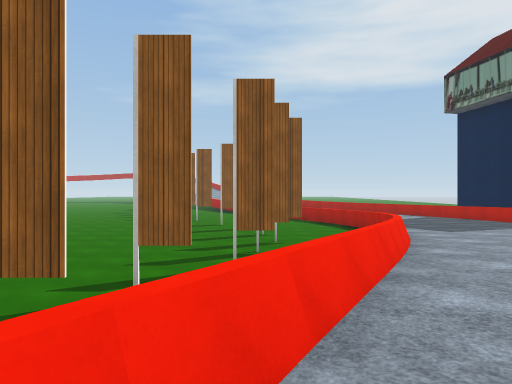
[1] (above)

16 first-person views from a walk through a Unity game level. The camera is 1.4 m above the floor, looks level and sees 75° across. The floor is counted in squares, 2 m on a side. Each view is taken from the middle of a square. On the plan, view 1 faces up. The plan holds only what a view shows up to about 10 squares ahead; the rest is blank. The place goes on beyond the plan. The player is left out. Some surface patterns are stand-ins.

[2]
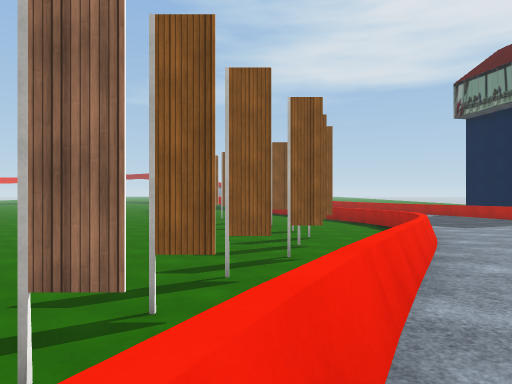

[3]
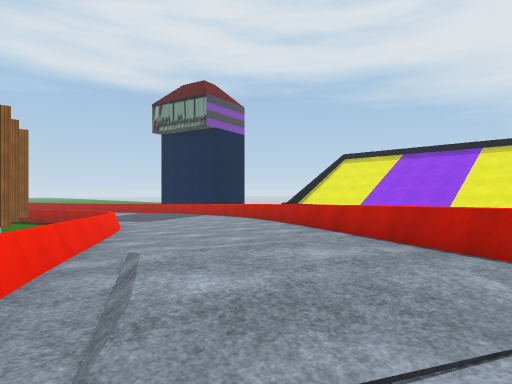

[4]
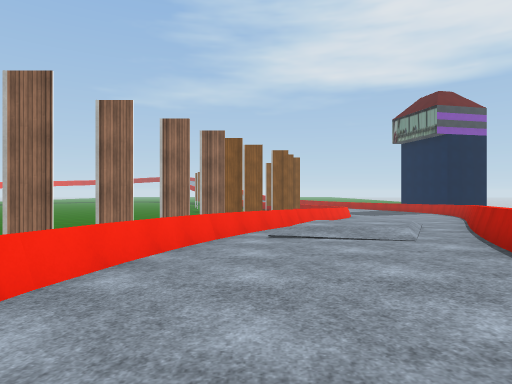

[5]
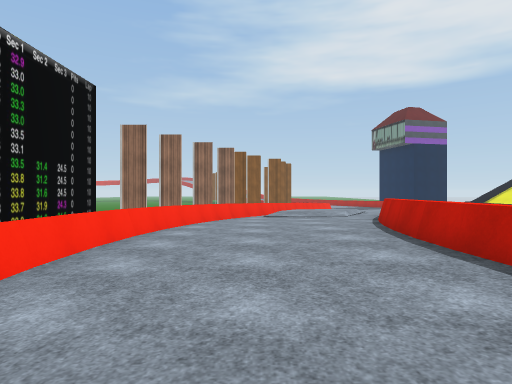

[6]
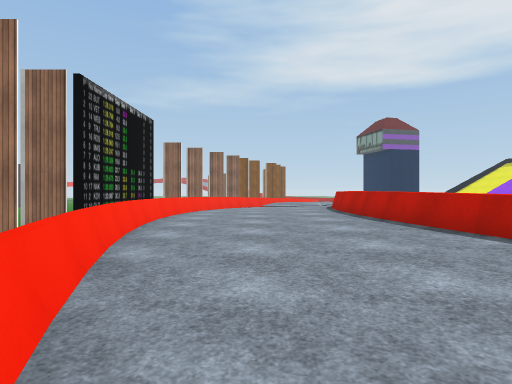

[7]
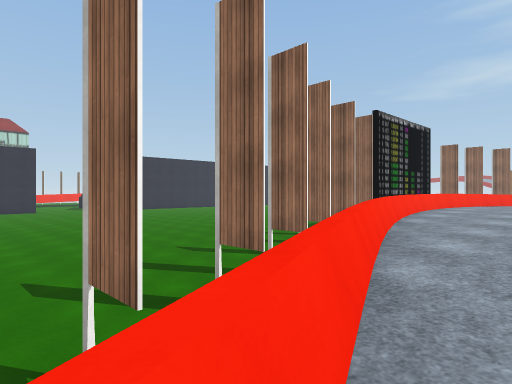

[8]
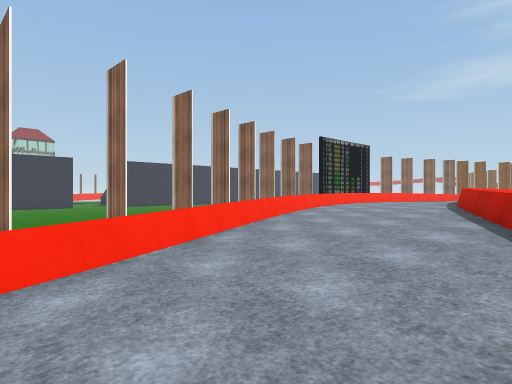

[9]
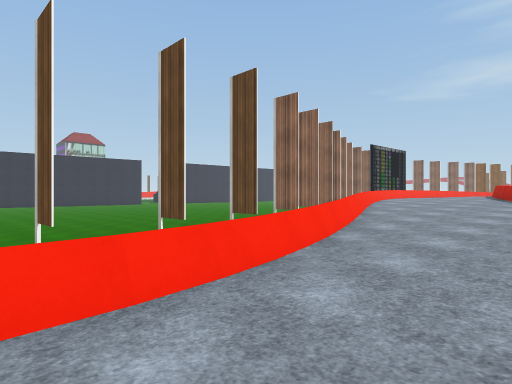

[10]
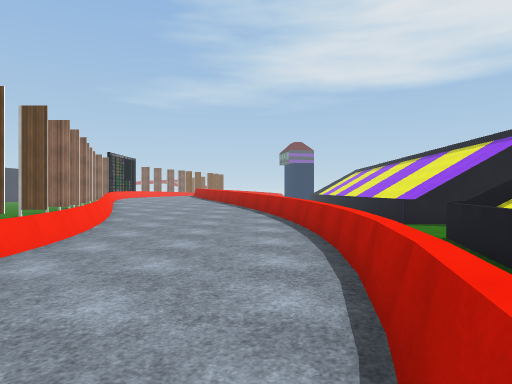

[11]
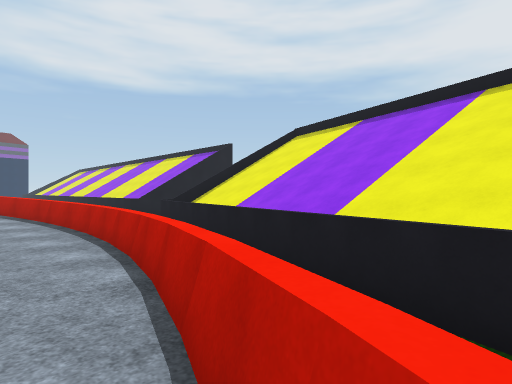

[12]
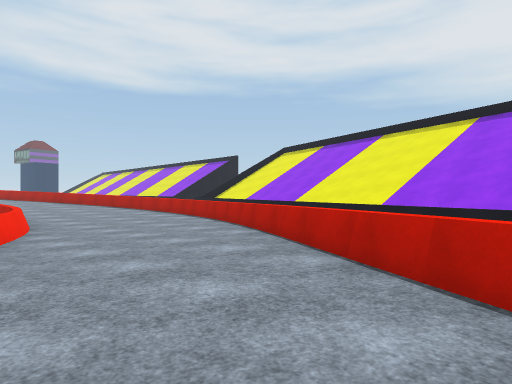

[13]
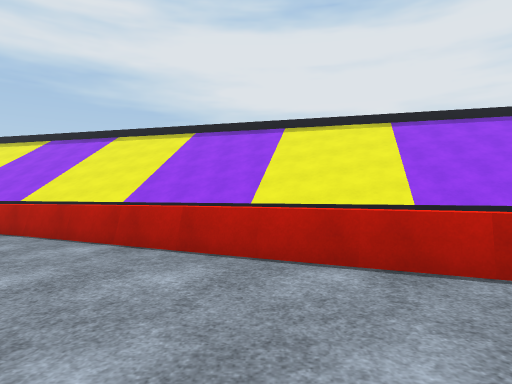

[14]
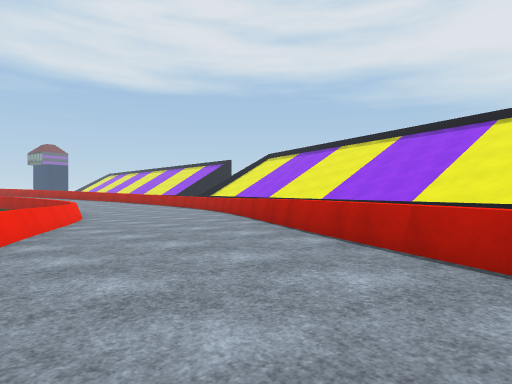

[15]
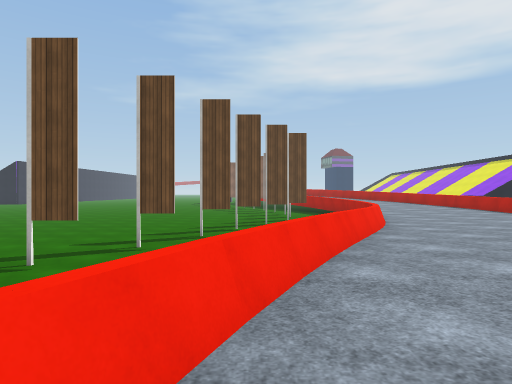

[16]
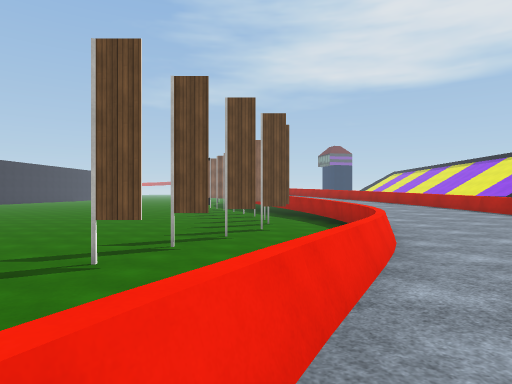

### Floor plan
Key: @ floor where view 1 was taken; # wall or solid block; . main floor; : floor 0.25 m higher than the main floor; - floor 0.25 m lower than the main floor; + floor 0.5 m higher than the main floor; * floor 0.75 m higher than the main floor; % floor 1 m higher than the main floor; / step, stairs or slope; = window, fence, low wall or low ledge; ^ raised ledge; v drop or lower ground.
Columns run from 6 left of view 1 to 10 right of it. Each row starts with its distance up from view 1.
 10  vv vvvvv  -..
  9  vvvvvvvvv/...
  8  vvvvvvvv=...
  7   vvvvvv =..
  6 v vvvvvvv/.:
  5 vvvvvvv =:::
  4  vvvvvvv/:::+
  3   vvvv =::++=
  2   vvvv=:+++/v
  1    vvv//+++=
  0    v =@//*=
 -1     v//%%*=
 -2   vv=+/%/=
 -3  vv /****v
 -4    =****=
 -5   v=***%=
 -6   v=**%%
 -7  vv/**%%
 -8  v /**%=
 -9  v /**%=
-10    /**%/
-11 vvv=***%v
-12 v v=***%=
-13 vv =****=
-14 vvvv/***/v
-15 vvvv=+***=
-16 vvvvv+++*=
-17 vvvvv=+++*
-18 vvvvv=++++
-19   vvvv/:++/
-20     vv=::++
-21      vv::::=    v
-22  vv    =::::v   v
-23 vvv  vv=.:::=  vv
-24 vvv  vv=..::=  =^
-25 vvvvvvvv...:=  ^^
-26 vvvvvvvv/...= v^^
-27 vvvvvvv /...= v^#
-28 vvvvvvvv-...= =^#
-29 vvvvvv =-...= ^^
-30 vvvvvv =....=v^^
-31 vvvvv =.....v=^#
-32 vvvvv =....= ^^#
-33 vvvv =.....v ^^^
-34  vv v=...:= v^^
-35     =...::v ^^#
-36     =..::=  ^^
-37    v...::v v^^
-38     ..::=  ^^#
-39     ..::v  ^^
-40     ..:=   ^^^
-41           v^^

Positions as (right, up) in squares from view 1, and headings:
1: (0, 0), facing up
2: (-1, -1), facing up
3: (-1, -3), facing up-right
4: (-1, -8), facing up
5: (-1, -12), facing up
6: (-1, -16), facing up
7: (0, -19), facing up-left
8: (4, -22), facing up-left
9: (4, -27), facing up-left
10: (5, -31), facing up
11: (4, -33), facing up-right
12: (0, -37), facing up-right
13: (-1, -37), facing right
14: (-2, -40), facing up-right
15: (-2, -38), facing up
16: (-1, -35), facing up
